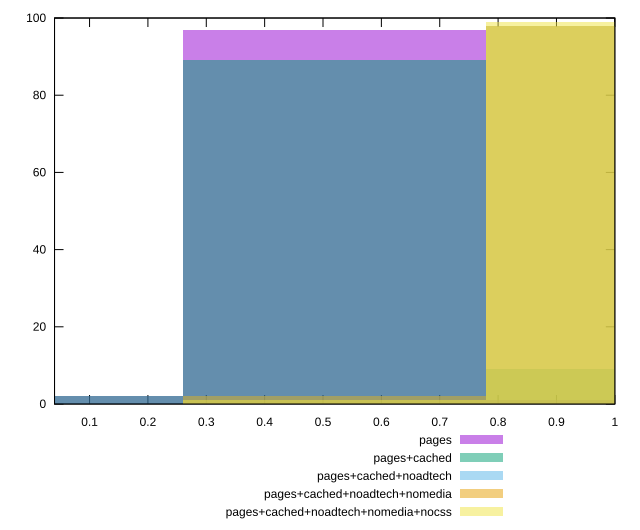

Source code (gnuplot):
reset

$pages <<EOF
0 2
0.519235032658568 97
1.038470065317136 1
EOF

$pagesCached <<EOF
0 2
0.519235032658568 89
1.038470065317136 9
EOF

$pagesCachedNoadtech <<EOF
0.519235032658568 2
1.038470065317136 98
EOF

$pagesCachedNoadtechNomedia <<EOF
0.519235032658568 2
1.038470065317136 98
EOF

$pagesCachedNoadtechNomediaNocss <<EOF
0.519235032658568 1
1.038470065317136 99
EOF

set key outside below
set boxwidth 0.519235032658568
set xrange [0.04:1]
set yrange [0:100]
set trange [0:100]
set style fill transparent solid 0.5 noborder
set terminal svg size 640, 530 enhanced background rgb 'white'
set output "report_00017_2021-02-10T15-08-03.406Z/speed-index/comparison/histogram/all_score.svg"

plot $pages title "pages" with boxes, \
     $pagesCached title "pages+cached" with boxes, \
     $pagesCachedNoadtech title "pages+cached+noadtech" with boxes, \
     $pagesCachedNoadtechNomedia title "pages+cached+noadtech+nomedia" with boxes, \
     $pagesCachedNoadtechNomediaNocss title "pages+cached+noadtech+nomedia+nocss" with boxes

reset
